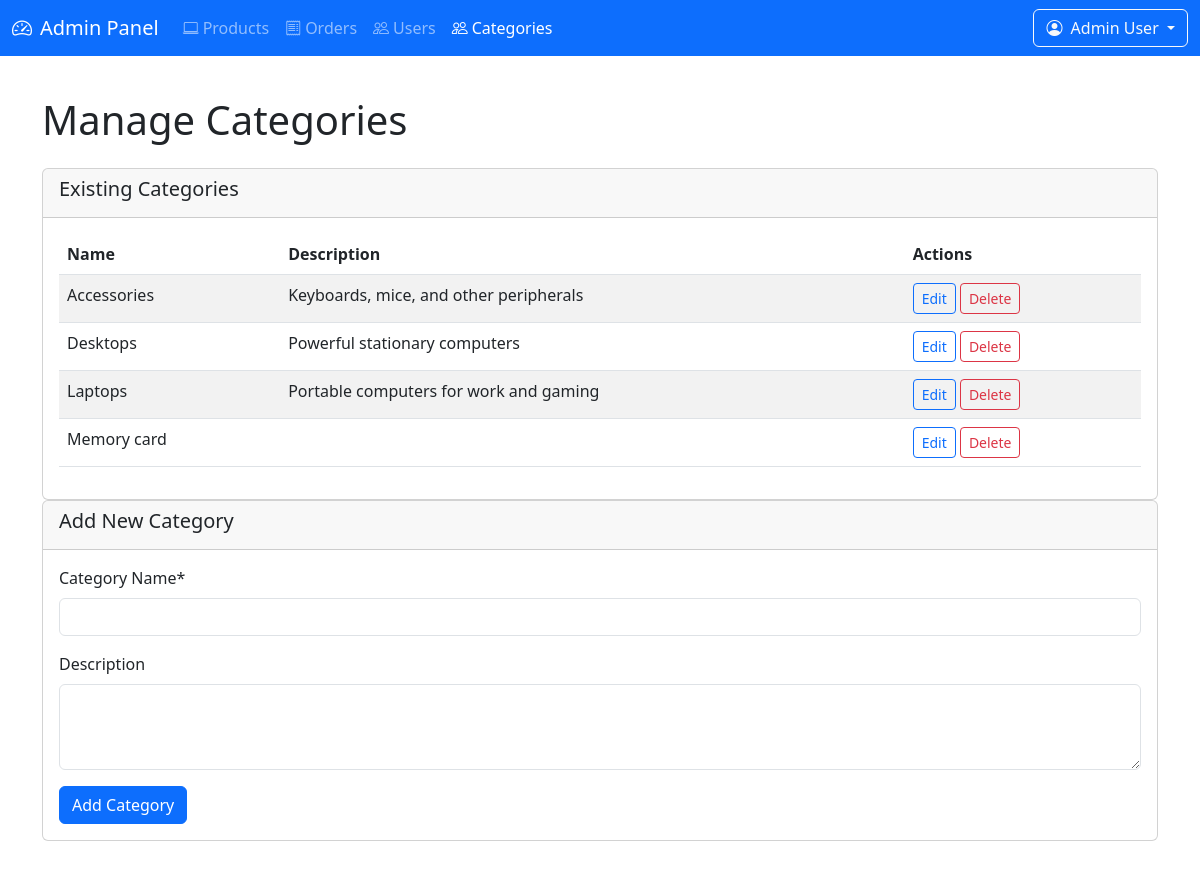
Screenshot of /admin/categories.php (signed in) with the database file from the repository.
### tables this page shows
CREATE TABLE `categories` (
  `id` int(11) NOT NULL,
  `name` varchar(100) NOT NULL,
  `description` text DEFAULT NULL,
  `created_at` timestamp NOT NULL DEFAULT current_timestamp()
);

### admin/categories.php (the view, shortened to what this page needs)
<?php
require_once '../db/conn.php';
include 'includes/admin_header.php';
$query = "SELECT * FROM categories ORDER BY name";
$result = mysqli_query($conn, $query);
$categories = mysqli_fetch_all($result, MYSQLI_ASSOC);
?>
    <div class="container py-4">
        <h1 class="mb-4">Manage Categories</h1>
        <div class="row">
            <div class="col-md-12">
                <div class="card">
                    <div class="card-header">
                        <h5>Existing Categories</h5>
                    </div>
                    <div class="card-body">
                        <div class="table-responsive">
                            <table class="table table-striped">
                                <thead>
                                <tr>
                                    <th>Name</th>
                                    <th>Description</th>
                                    <th>Actions</th>
                                </tr>
                                </thead>
                                <tbody>
                                <?php foreach ($categories as $cat): ?>
                                    <tr>
                                        <td><?= htmlspecialchars($cat['name']) ?></td>
                                        <td><?= htmlspecialchars($cat['description']) ?></td>
                                        <td>
                                            <button class="btn btn-sm btn-outline-primary edit-category"
                                                    data-id="<?= $cat['id'] ?>"
                                                    data-name="<?= htmlspecialchars($cat['name']) ?>"
                                                    data-desc="<?= htmlspecialchars($cat['description']) ?>">
                                                Edit
                                            </button>
                                            <a href="categories.php?delete=<?= $cat['id'] ?>"
                                               class="btn btn-sm btn-outline-danger"
                                               onclick="return confirm('Delete this category? Products will keep but lose category.')">
                                                Delete
                                            </a>
                                        </td>
                                    </tr>
                                <?php endforeach; ?>
                                </tbody>
                            </table>
                        </div>
                    </div>
                </div>
            </div>
            <div class="col-md-12">
                <div class="card mb-4">
                    <div class="card-header">
                        <h5>Add New Category</h5>
                    </div>
                    <div class="card-body">
                        <form method="POST">
                            <div class="mb-3">
                                <label class="form-label">Category Name*</label>
                                <input type="text" class="form-control" name="name" required>
                            </div>
                            <div class="mb-3">
                                <label class="form-label">Description</label>
                                <textarea class="form-control" name="description" rows="3"></textarea>
                            </div>
                            <button type="submit" name="add_category" class="btn btn-primary">
                                Add Category
                            </button>
                        </form>
                    </div>
                </div>
            </div>
        </div>
    </div>
<?php include 'includes/admin_footer.php'; ?>

### rows the page displays
categories: name "Accessories", description "Keyboards, mice, and other peripherals"
categories: name "Desktops", description "Powerful stationary computers"
categories: name "Laptops", description "Portable computers for work and gaming"
categories: name "Memory card"

### other values shown
$_SESSION['user_name'] "Admin User"
